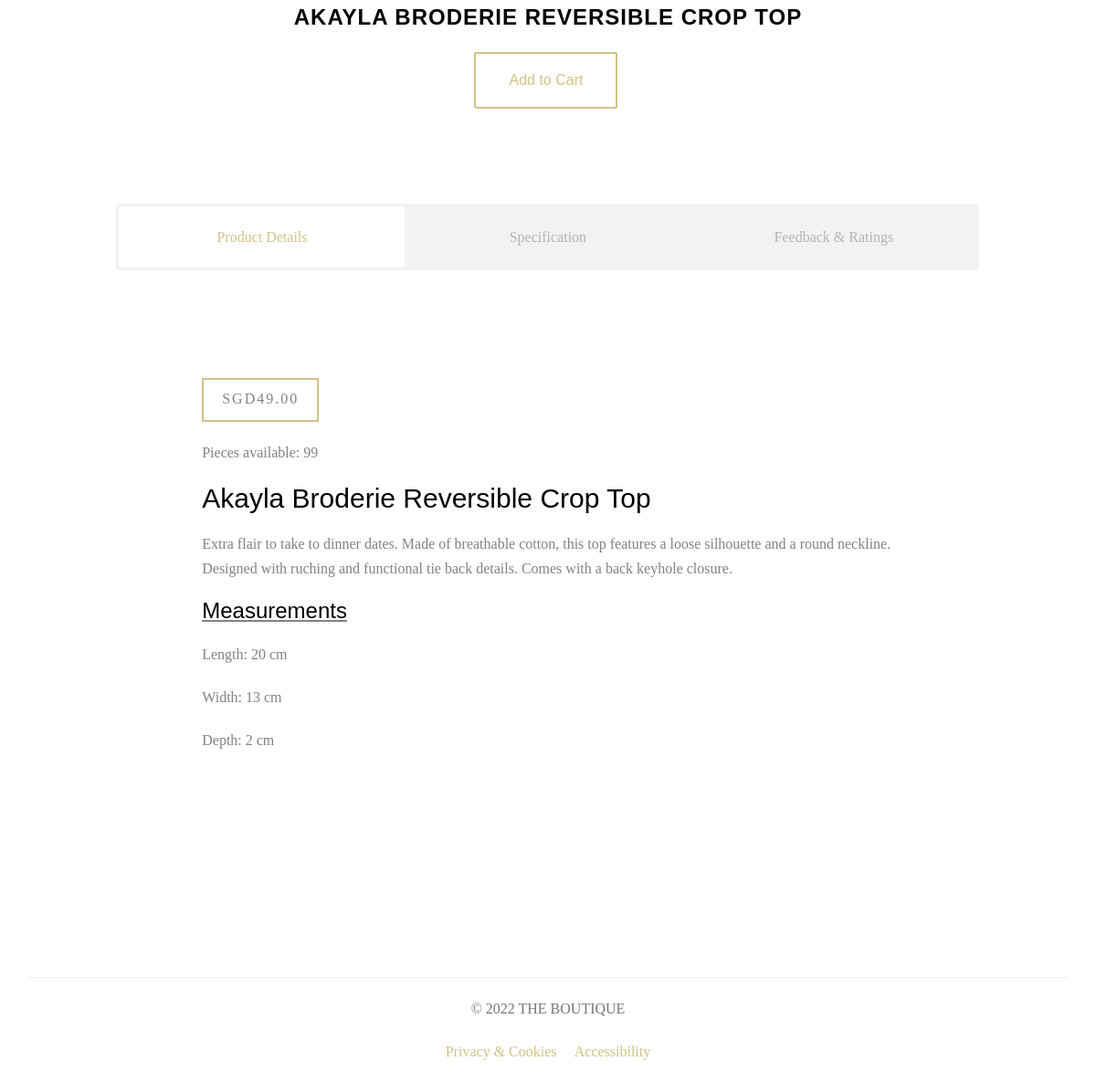
/product_details/1 (lower part), run on an earlier commit of the app's database.
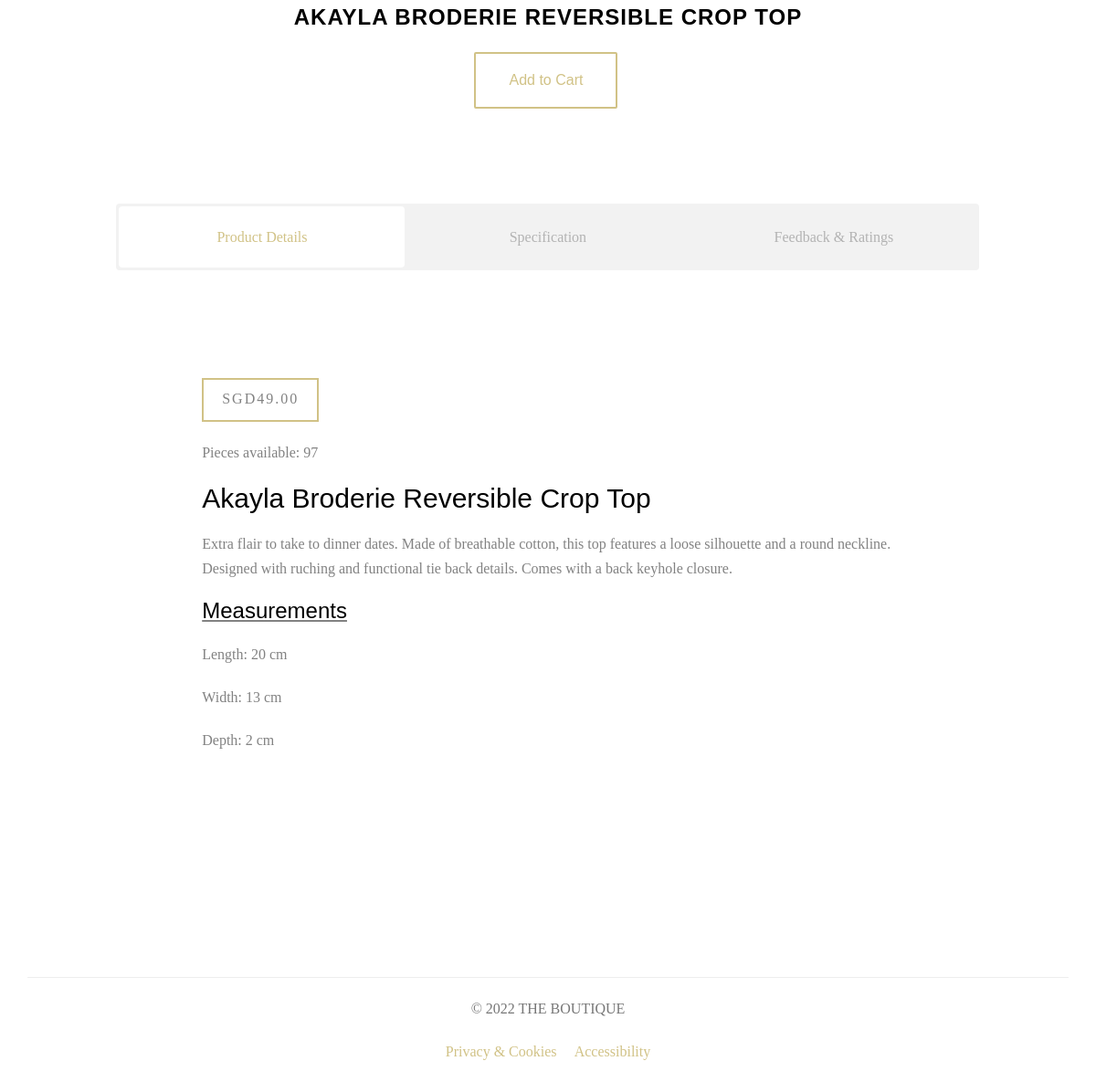
And on a later commit of the database.
### ecommercesite/database.py (models this page shows, shortened)
class Addproducts(db.Model):
    __searchable__ = ['name','description']
    id = db.Column(db.Integer, primary_key=True)
    name = db.Column(db.String(80), nullable=False)
    description = db.Column(db.Text, nullable=False)
    length = db.Column(db.Integer, nullable=False)
    width = db.Column(db.Integer, nullable=False)
    depth = db.Column(db.Integer, nullable=False)
    category_id = db.Column(db.Integer, db.ForeignKey('category.id'),nullable=False)
    category = db.relationship('Category',backref=db.backref('categories', lazy=True))
    price = db.Column(db.Numeric(10,2), nullable=False)
    stock = db.Column(db.Integer, nullable=False)
    pub_date = db.Column(db.DateTime, nullable=False,default=datetime.utcnow)
    image_1 = db.Column(db.String(150), nullable=False, default='product-single-1.jpg')
    image_2 = db.Column(db.String(150), nullable=False, default='product-single-2.jpg')
    image_3 = db.Column(db.String(150), nullable=False, default='product-single-3.jpg')
    image_4 = db.Column(db.String(150), nullable=False, default='product-single-4.jpg')
    image_5 = db.Column(db.String(150), nullable=False, default='product-single-5.jpg')

### ecommercesite/routes.py (the view, shortened to what this page needs)
@app.route('/product_details/<int:id>', methods=['GET', 'POST'])
def product_details(id):
    products = Addproducts.query.get_or_404(id)
    product_reviews = Review.query.filter_by(product_id=id)
    if current_user.is_authenticated:
        product_bought = Product_Bought.query.filter_by(user_id=current_user.id, product_id=id).first()
    else:
        product_bought = None
    form = AddReviewForm()
    return render_template('product_details.html', title="Product Details", products=products, product_reviews=product_reviews ,form=form, product_bought=product_bought)

### ecommercesite/templates/product_details.html (shortened to what this page needs)
{% extends 'layout.html' %}
{% block content %}
<div id="fh5co-product">
    <div class="container">
        <div class="row">
            <div class="col-md-10 col-md-offset-1 animate-box">
                <div class="row animate-box">
                    <div class="col-md-8 col-md-offset-2 text-center fh5co-heading">
                        <h2>{{ products.name }}</h2>
                        {% if products.stock == 0 %}
                        <p>Out of Stock</p>
                        {% else %}
                        <p>
                            <a href="{{ url_for('add_to_cart', id=products.id)}}" class="btn btn-primary btn-outline btn-lg">Add to Cart</a>
                        </p>
                        {% endif %}
                    </div>
                </div>
            </div>
        </div>
        <div class="row">
            <div class="col-md-10 col-md-offset-1">
                <div class="fh5co-tabs animate-box">
                    <ul class="fh5co-tab-nav">
                        <li class="active"><a href="#" data-tab="1"><span class="icon visible-xs"></span><span class="hidden-xs">Product Details</span></a></li>
                        <li><a href="#" data-tab="2"><span class="icon visible-xs"></span><span class="hidden-xs">Specification</span></a></li>
                        <li><a href="#" data-tab="3"><span class="icon visible-xs"></span><span class="hidden-xs">Feedback &amp; Ratings</span></a></li>
                    </ul>
                    <div class="fh5co-tab-content-wrap">
                        <div class="fh5co-tab-content tab-content active" data-tab-content="1">
                            <div class="col-md-10 col-md-offset-1">
                                <span class="price">SGD{{ products.price }}</span>
                                <p> Pieces available: {{ products.stock }} </p>
                                <h2>{{ products.name }}</h2>
                                <p> {{ products.description }} </p>
                                <u><h3>Measurements</h3></u>
                                <p>Length: {{products.length}} cm</p>
                                <p>Width: {{products.width}} cm</p>
                                <p>Depth: {{products.depth}} cm</p>
                            </div>
                        </div>
                    </div>
                </div>
            </div>
        </div>
    </div>
</div>
{% endblock content %}

What changed in the data, as far as the page shows it:
changed Addproducts "Akayla Broderie Reversible Crop Top": stock "99" → "97"
